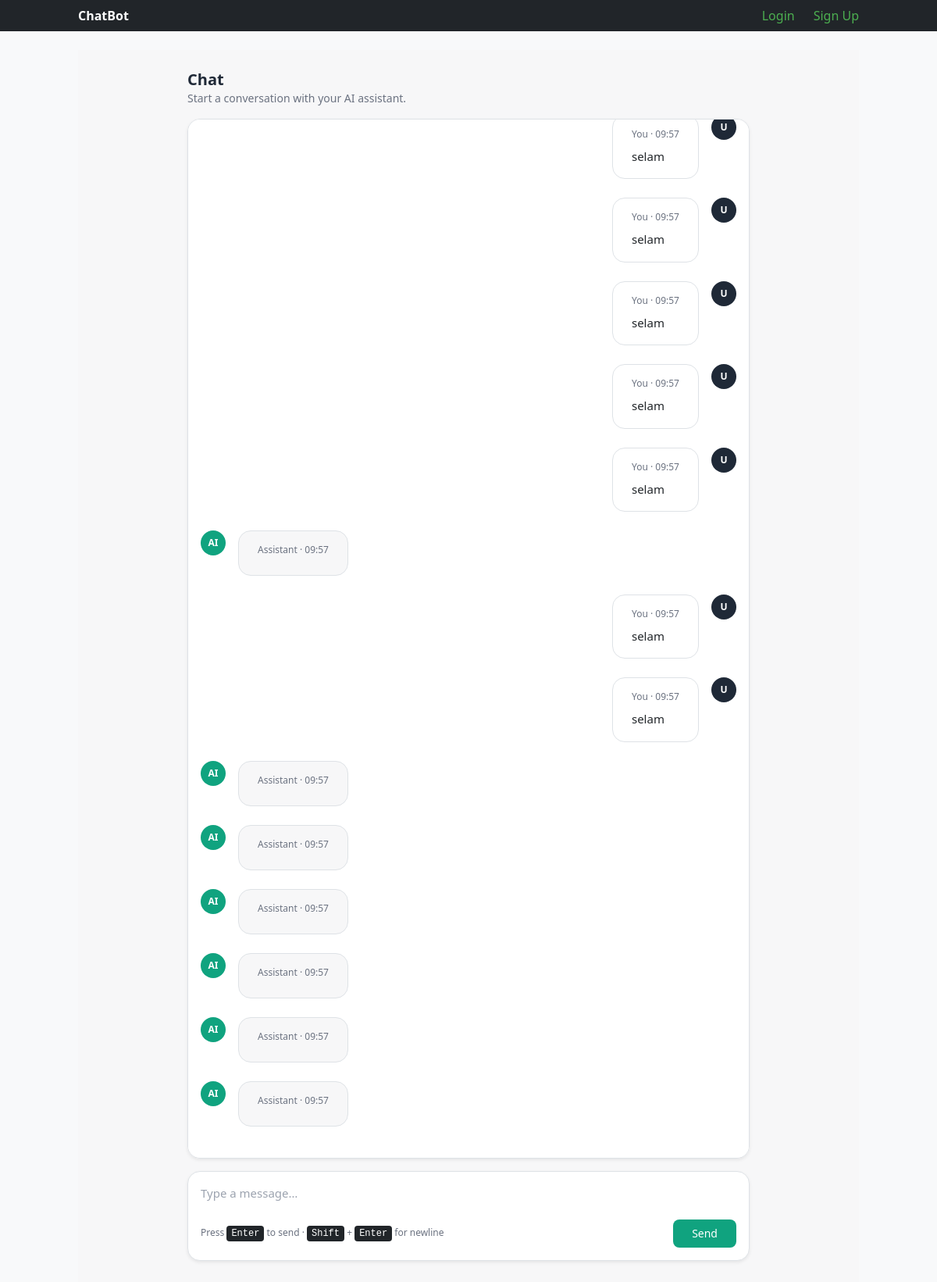
/2, run on the app's committed database.
### web/models.py (models this page shows, shortened)
class Message(models.Model):
    session = models.ForeignKey(ChatSession, on_delete=models.CASCADE, related_name="messages")
    sender = models.CharField(max_length=10)
    text = models.TextField()
    created = models.DateTimeField(auto_now_add=True)

### web/views.py (the view, shortened to what this page needs)
# urls.py: path('<int:pk>', views.chat_view, name="chat")
def chat_view(request, pk):
    s = get_object_or_404(models.ChatSession, pk = pk)
    form = forms.ChatForm()
    chat_history = s.messages.order_by("created")
    return render(request, "web/chat.html", {"form": form, "chat_history": chat_history, "session": s})

### web/forms.py
class ChatForm(forms.Form):
    user_input=forms.CharField(widget=forms.Textarea)

### templates/web/chat.html (shortened to what this page needs)
{% extends "base.html" %}
{% load static %}
{% block content %}
<link rel="stylesheet" href="{% static 'css/chat.css' %}">
<div class="min-h-[calc(100vh-6rem)] bg-[#f7f7f8]">
  <div class="max-w-3xl mx-auto px-4 pt-6 pb-3">
    <h2 class="text-xl font-semibold text-gray-800">Chat</h2>
    <p class="text-sm text-gray-500">Start a conversation with your AI assistant.</p>
  </div>
  <div class="max-w-3xl mx-auto px-4">
    <div id="chatBox" class="rounded-2xl border border-gray-200 bg-white shadow-sm p-3 sm:p-4 h-[60vh] overflow-y-auto">
      {% if chat_history %}
        {% for m in chat_history %}
          <div class="flex gap-3 mb-4 {% if m.sender == 'ai' %}items-start{% else %}items-start justify-end{% endif %}">
            {% if m.sender == 'ai' %}
              <div class="shrink-0 w-8 h-8 rounded-full bg-[#10a37f] text-white flex items-center justify-center text-xs font-bold select-none">AI</div>
            {% else %}
              <div class="shrink-0 w-8 h-8"></div>
            {% endif %}
            <div class="{% if m.sender == 'ai' %}bg-[#f7f7f8] border border-gray-200{% else %}bg-white border border-gray-200{% endif %} rounded-2xl px-4 py-3 max-w-[85%] leading-relaxed text-[15px] relative group">
              <div class="text-xs text-gray-500 mb-2">
                {% if m.sender == 'ai' %}Assistant{% else %}You{% endif %} · {{ m.created|date:"H:i" }}
              </div>
              <div class="message-content prose-sm">
                {{ m.text|linebreaksbr }}
              </div>
            </div>
            {% if m.sender != 'ai' %}
              <div class="shrink-0 w-8 h-8 rounded-full bg-gray-800 text-white flex items-center justify-center text-xs font-bold select-none">U</div>
            {% endif %}
          </div>
        {% endfor %}
      {% else %}
        <div class="text-gray-500 text-sm">No messages yet. Say hi 👋</div>
      {% endif %}
    </div>
  </div>
  <div class="max-w-3xl mx-auto px-4">
    <form method="post" class="mt-3">
      <div class="rounded-2xl border border-gray-300 bg-white shadow-sm p-3">
        <textarea
          name="user_input"
          id="messageInput"
          rows="1"
          class="w-full resize-none focus:outline-none focus:ring-0 text-[15px]"
          placeholder="Type a message…"
          required
        ></textarea>
        <div class="mt-3 flex items-center justify-between">
          <div class="text-xs text-gray-500">Press <kbd>Enter</kbd> to send · <kbd>Shift</kbd> + <kbd>Enter</kbd> for newline</div>
          <button type="submit"
                  class="inline-flex items-center gap-2 px-4 py-2 bg-[#10a37f] hover:bg-[#0e8e6f] text-white text-sm font-medium rounded-lg transition">
            Send
          </button>
        </div>
      </div>
    </form>
    <div class="h-8"></div>
  </div>
</div>
{% endblock content %}

### data on the page
Message: sender "You", created "09:57", text "selam"
Message: sender "You", created "09:57", text "selam"
Message: sender "You", created "09:57", text "selam"
Message: sender "You", created "09:57", text "selam"
Message: sender "You", created "09:57", text "selam"
Message: sender "AI", created "09:57"
Message: sender "You", created "09:57", text "selam"
Message: sender "You", created "09:57", text "selam"
Message: sender "AI", created "09:57"
Message: sender "AI", created "09:57"
Message: sender "AI", created "09:57"
Message: sender "AI", created "09:57"
Message: sender "AI", created "09:57"
Message: sender "AI", created "09:57"
